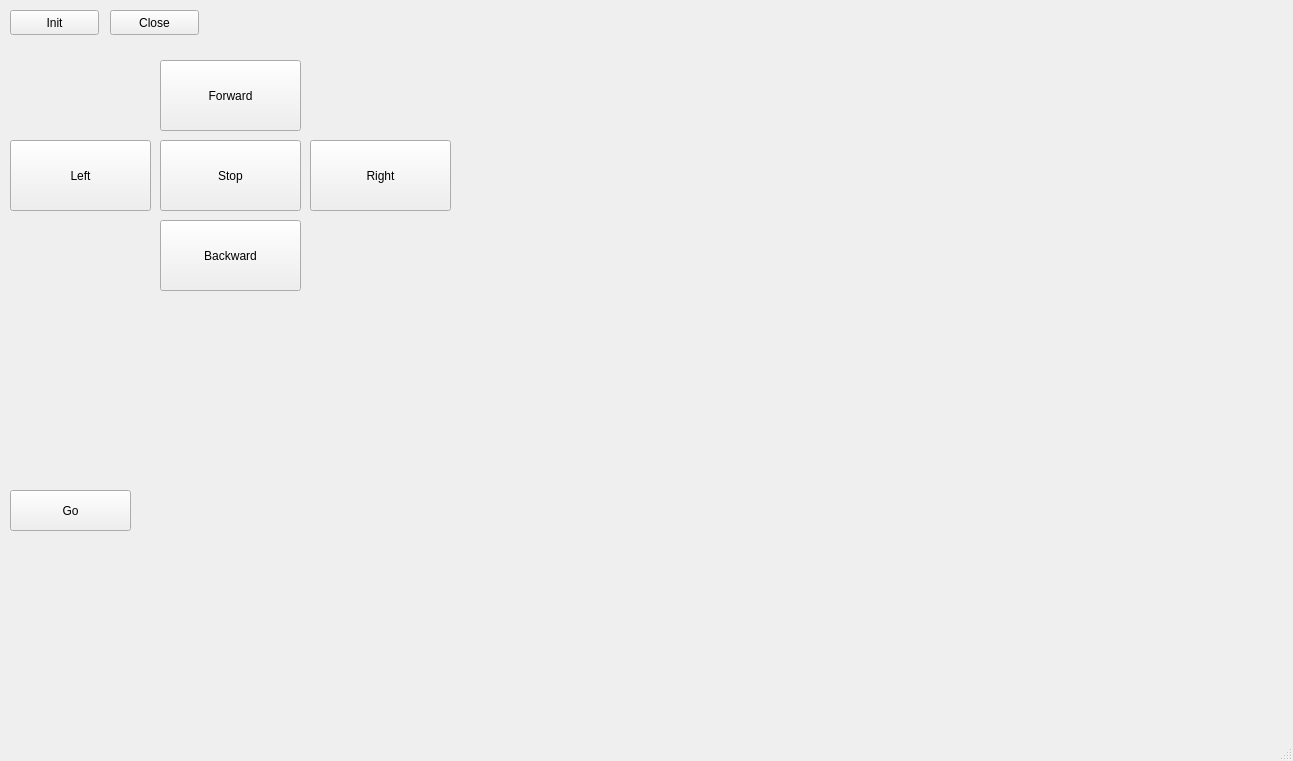
<?xml version="1.0" encoding="UTF-8"?>
<ui version="4.0">
 <class>MainWindow</class>
 <widget class="QMainWindow" name="MainWindow">
  <property name="geometry">
   <rect>
    <x>0</x>
    <y>0</y>
    <width>1293</width>
    <height>761</height>
   </rect>
  </property>
  <property name="windowTitle">
   <string>MainWindow</string>
  </property>
  <widget class="QWidget" name="centralwidget">
   <widget class="QPushButton" name="btninit">
    <property name="geometry">
     <rect>
      <x>10</x>
      <y>10</y>
      <width>89</width>
      <height>25</height>
     </rect>
    </property>
    <property name="text">
     <string>Init</string>
    </property>
   </widget>
   <widget class="QPushButton" name="btnclose">
    <property name="geometry">
     <rect>
      <x>110</x>
      <y>10</y>
      <width>89</width>
      <height>25</height>
     </rect>
    </property>
    <property name="text">
     <string>Close</string>
    </property>
   </widget>
   <widget class="QPushButton" name="btnforward">
    <property name="geometry">
     <rect>
      <x>160</x>
      <y>60</y>
      <width>141</width>
      <height>71</height>
     </rect>
    </property>
    <property name="text">
     <string>Forward</string>
    </property>
   </widget>
   <widget class="QPushButton" name="btnleft">
    <property name="geometry">
     <rect>
      <x>10</x>
      <y>140</y>
      <width>141</width>
      <height>71</height>
     </rect>
    </property>
    <property name="text">
     <string>Left</string>
    </property>
   </widget>
   <widget class="QPushButton" name="btnstop">
    <property name="geometry">
     <rect>
      <x>160</x>
      <y>140</y>
      <width>141</width>
      <height>71</height>
     </rect>
    </property>
    <property name="text">
     <string>Stop</string>
    </property>
   </widget>
   <widget class="QPushButton" name="btnright">
    <property name="geometry">
     <rect>
      <x>310</x>
      <y>140</y>
      <width>141</width>
      <height>71</height>
     </rect>
    </property>
    <property name="text">
     <string>Right</string>
    </property>
   </widget>
   <widget class="QPushButton" name="btnbackward">
    <property name="geometry">
     <rect>
      <x>160</x>
      <y>220</y>
      <width>141</width>
      <height>71</height>
     </rect>
    </property>
    <property name="text">
     <string>Backward</string>
    </property>
   </widget>
   <widget class="QCMD" name="cmd" native="true">
    <property name="geometry">
     <rect>
      <x>10</x>
      <y>300</y>
      <width>221</width>
      <height>181</height>
     </rect>
    </property>
   </widget>
   <widget class="QCMDEdit" name="out" native="true">
    <property name="geometry">
     <rect>
      <x>240</x>
      <y>300</y>
      <width>211</width>
      <height>181</height>
     </rect>
    </property>
   </widget>
   <widget class="QMapImage" name="map" native="true">
    <property name="geometry">
     <rect>
      <x>470</x>
      <y>0</y>
      <width>800</width>
      <height>800</height>
     </rect>
    </property>
   </widget>
   <widget class="QPushButton" name="btnGo">
    <property name="geometry">
     <rect>
      <x>10</x>
      <y>490</y>
      <width>121</width>
      <height>41</height>
     </rect>
    </property>
    <property name="text">
     <string>Go</string>
    </property>
   </widget>
   <zorder>cmd</zorder>
   <zorder>btninit</zorder>
   <zorder>btnclose</zorder>
   <zorder>btnforward</zorder>
   <zorder>btnstop</zorder>
   <zorder>btnright</zorder>
   <zorder>btnbackward</zorder>
   <zorder>btnleft</zorder>
   <zorder>out</zorder>
   <zorder>map</zorder>
   <zorder>btnGo</zorder>
  </widget>
  <widget class="QMenuBar" name="menubar">
   <property name="geometry">
    <rect>
     <x>0</x>
     <y>0</y>
     <width>1293</width>
     <height>22</height>
    </rect>
   </property>
  </widget>
  <widget class="QStatusBar" name="statusbar"/>
 </widget>
 <customwidgets>
  <customwidget>
   <class>QCMD</class>
   <extends>QWidget</extends>
   <header>QCMD.h</header>
   <container>1</container>
  </customwidget>
  <customwidget>
   <class>QCMDEdit</class>
   <extends>QWidget</extends>
   <header>QCMDEdit.h</header>
   <container>1</container>
  </customwidget>
  <customwidget>
   <class>QMapImage</class>
   <extends>QWidget</extends>
   <header>QMapImage.h</header>
   <container>1</container>
  </customwidget>
 </customwidgets>
 <resources/>
 <connections/>
</ui>
